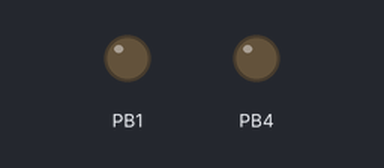
A sketch run on a simulated ATtiny85, built with avr-gcc and run on an emulated ATtiny85. On the bench: output pins drawn as LEDs (lit = HIGH).

Above: at 0.05 s.
At 2.1 s:
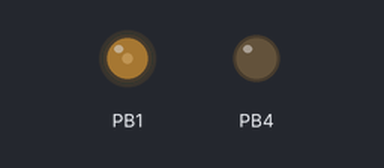
At 4.15 s:
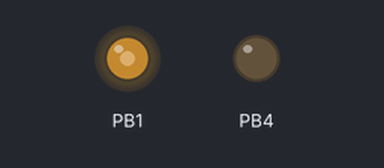
At 8.25 s:
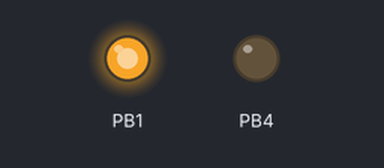
Timing chart, 0 to 10.7 s (numbered marks = the images above):
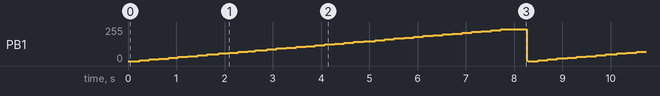

The sketch:

sketch_mar26a.ino
```cpp
volatile int Dac[2];
volatile uint8_t* Port[] = { &OCR1A, &OCR1B };
volatile int Cycle = 0;

// Overflow interrupt
ISR (TIMER1_OVF_vect) {
  static int rem[2];
  for (int chan=0; chan<2; chan++) {
    int remain;
    if (Cycle == 0) remain = Dac[chan]; else remain = rem[chan];
    if (remain >= 256) { *Port[chan] = 255; remain = remain - 256; }
    else { *Port[chan] = remain; remain = 0; }
    rem[chan] = remain;
  }
  Cycle = (Cycle + 1) & 0x0F;
}

void analogWrite12 (int chan, int value) {
  cli(); Dac[chan] = value; sei();
}

void setup() {
  // put your setup code here, to run once:
 // Timer/Counter1 doing PWM on OC1A (PB1) and OC1B (PB4)
  TCCR1 = 1<<PWM1A | 1<<COM1A0 | 1<<CS10;
  GTCCR = 1<<PWM1B | 1<<COM1B0;
  TIMSK = TIMSK | 1<<TOIE1;
  pinMode(1, OUTPUT);
  pinMode(4, OUTPUT);
}

int value = 0;                  // lower limit
void loop() {
  // put your main code here, to run repeatedly:
  value ++;
  analogWrite12(0, value);
  if (value == 4095 ) {          //upperlimit
    value = 0;
  }
  delay(2);
}
```
